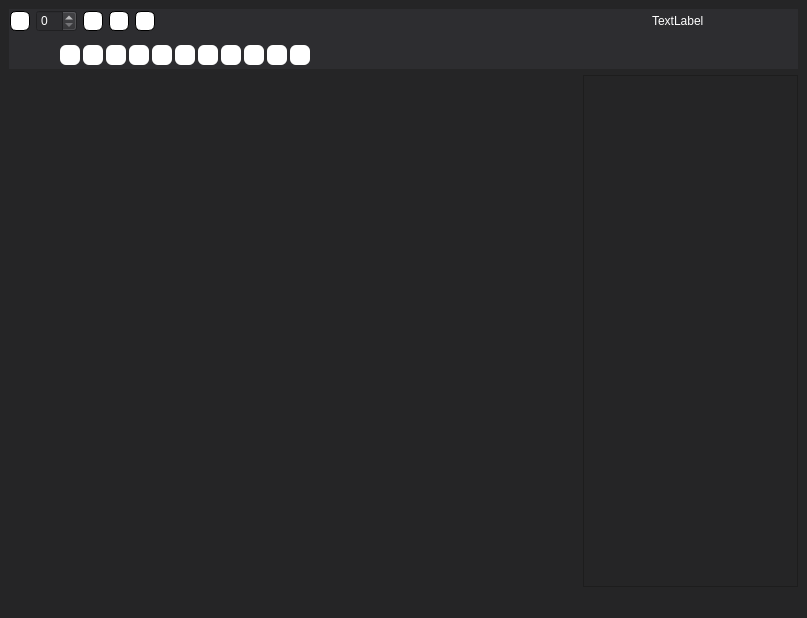
<?xml version="1.0" encoding="UTF-8"?>
<ui version="4.0">
 <class>MainWindow</class>
 <widget class="QMainWindow" name="MainWindow">
  <property name="geometry">
   <rect>
    <x>0</x>
    <y>0</y>
    <width>807</width>
    <height>618</height>
   </rect>
  </property>
  <property name="windowTitle">
   <string>MainWindow</string>
  </property>
  <property name="styleSheet">
   <string notr="true">background-color: rgb(37, 37, 38); color: rgb(255, 255, 255);</string>
  </property>
  <widget class="QWidget" name="centralwidget">
   <layout class="QGridLayout" name="gridLayout_2">
    <item row="0" column="0" colspan="2">
     <widget class="QWidget" name="gridWidget" native="true">
      <property name="minimumSize">
       <size>
        <width>0</width>
        <height>60</height>
       </size>
      </property>
      <property name="maximumSize">
       <size>
        <width>16777215</width>
        <height>60</height>
       </size>
      </property>
      <property name="layoutDirection">
       <enum>Qt::LeftToRight</enum>
      </property>
      <property name="styleSheet">
       <string notr="true">background-color: rgb(45, 45, 48);</string>
      </property>
      <layout class="QGridLayout" name="gridLayout">
       <property name="leftMargin">
        <number>1</number>
       </property>
       <property name="topMargin">
        <number>1</number>
       </property>
       <property name="rightMargin">
        <number>1</number>
       </property>
       <property name="bottomMargin">
        <number>1</number>
       </property>
       <property name="spacing">
        <number>6</number>
       </property>
       <item row="0" column="5">
        <widget class="QLabel" name="lab_pwd">
         <property name="styleSheet">
          <string notr="true">color:rgb(255, 255, 255)</string>
         </property>
         <property name="text">
          <string>TextLabel</string>
         </property>
        </widget>
       </item>
       <item row="0" column="4">
        <widget class="QPushButton" name="btn_dirpath">
         <property name="minimumSize">
          <size>
           <width>50</width>
           <height>10</height>
          </size>
         </property>
         <property name="maximumSize">
          <size>
           <width>50</width>
           <height>25</height>
          </size>
         </property>
         <property name="styleSheet">
          <string notr="true">background-color:rgb(45, 45, 48); border-radius: 6</string>
         </property>
         <property name="text">
          <string/>
         </property>
         <property name="icon">
          <iconset>
           <normaloff>icon/open.png</normaloff>icon/open.png</iconset>
         </property>
        </widget>
       </item>
       <item row="0" column="0" colspan="4">
        <layout class="QHBoxLayout" name="horizontalLayout">
         <item>
          <widget class="QPushButton" name="btn_paintbrush">
           <property name="minimumSize">
            <size>
             <width>20</width>
             <height>20</height>
            </size>
           </property>
           <property name="maximumSize">
            <size>
             <width>20</width>
             <height>20</height>
            </size>
           </property>
           <property name="styleSheet">
            <string notr="true">background-color:rgb(255, 255, 255) ; color:rgb(0, 0, 0);border-radius: 6 ; border : 1px solid black</string>
           </property>
           <property name="text">
            <string/>
           </property>
           <property name="icon">
            <iconset>
             <normaloff>icon/iconmonstr-paintbrush-1-240.png</normaloff>
             <normalon>icon/iconmonstr-paintbrush-1-240 - ON.png</normalon>icon/iconmonstr-paintbrush-1-240.png</iconset>
           </property>
           <property name="iconSize">
            <size>
             <width>16</width>
             <height>16</height>
            </size>
           </property>
           <property name="checkable">
            <bool>true</bool>
           </property>
          </widget>
         </item>
         <item>
          <widget class="QSpinBox" name="spbox_paintbrus_size"/>
         </item>
         <item>
          <widget class="QPushButton" name="btn_floodfill">
           <property name="minimumSize">
            <size>
             <width>20</width>
             <height>20</height>
            </size>
           </property>
           <property name="maximumSize">
            <size>
             <width>20</width>
             <height>20</height>
            </size>
           </property>
           <property name="styleSheet">
            <string notr="true">background-color:rgb(255, 255, 255) ; color:rgb(0, 0, 0);border-radius: 6 ; border : 1px solid black</string>
           </property>
           <property name="text">
            <string/>
           </property>
           <property name="icon">
            <iconset>
             <normaloff>icon/iconmonstr-paint-bucket-10-240.png</normaloff>
             <normalon>icon/iconmonstr-paint-bucket-10-240 - ON.png</normalon>icon/iconmonstr-paint-bucket-10-240.png</iconset>
           </property>
           <property name="checkable">
            <bool>true</bool>
           </property>
          </widget>
         </item>
         <item>
          <widget class="QPushButton" name="btn_undo">
           <property name="minimumSize">
            <size>
             <width>20</width>
             <height>20</height>
            </size>
           </property>
           <property name="maximumSize">
            <size>
             <width>20</width>
             <height>20</height>
            </size>
           </property>
           <property name="styleSheet">
            <string notr="true">background-color:rgb(255, 255, 255) ; color:rgb(0, 0, 0);border-radius: 6 ; border : 1px solid black</string>
           </property>
           <property name="text">
            <string/>
           </property>
           <property name="icon">
            <iconset>
             <normaloff>icon/iconmonstr-undo-2-240.png</normaloff>
             <normalon>icon/iconmonstr-undo-2-240 - ON.png</normalon>icon/iconmonstr-undo-2-240.png</iconset>
           </property>
           <property name="checkable">
            <bool>false</bool>
           </property>
          </widget>
         </item>
         <item>
          <widget class="QPushButton" name="btn_save">
           <property name="minimumSize">
            <size>
             <width>20</width>
             <height>20</height>
            </size>
           </property>
           <property name="maximumSize">
            <size>
             <width>20</width>
             <height>20</height>
            </size>
           </property>
           <property name="styleSheet">
            <string notr="true">background-color:rgb(255, 255, 255) ; color:rgb(0, 0, 0);border-radius: 6 ; border : 1px solid black</string>
           </property>
           <property name="text">
            <string/>
           </property>
           <property name="icon">
            <iconset>
             <normaloff>icon/iconmonstr-save-1-240.png</normaloff>icon/iconmonstr-save-1-240.png</iconset>
           </property>
           <property name="checkable">
            <bool>false</bool>
           </property>
          </widget>
         </item>
         <item>
          <spacer name="horizontalSpacer">
           <property name="orientation">
            <enum>Qt::Horizontal</enum>
           </property>
           <property name="sizeHint" stdset="0">
            <size>
             <width>40</width>
             <height>20</height>
            </size>
           </property>
          </spacer>
         </item>
        </layout>
       </item>
       <item row="1" column="0" colspan="6">
        <widget class="QGroupBox" name="horizontalGroupBox_2">
         <property name="font">
          <font>
           <kerning>true</kerning>
          </font>
         </property>
         <property name="styleSheet">
          <string notr="true">border-width: 0px; border-style: solid</string>
         </property>
         <layout class="QHBoxLayout" name="horizontalLayout_2">
          <property name="spacing">
           <number>3</number>
          </property>
          <property name="leftMargin">
           <number>1</number>
          </property>
          <property name="topMargin">
           <number>1</number>
          </property>
          <property name="rightMargin">
           <number>1</number>
          </property>
          <property name="bottomMargin">
           <number>1</number>
          </property>
          <item>
           <widget class="QLabel" name="lab_color_print">
            <property name="minimumSize">
             <size>
              <width>20</width>
              <height>20</height>
             </size>
            </property>
            <property name="maximumSize">
             <size>
              <width>20</width>
              <height>20</height>
             </size>
            </property>
            <property name="text">
             <string/>
            </property>
           </widget>
          </item>
          <item>
           <widget class="QLabel" name="lab_color_print_2">
            <property name="minimumSize">
             <size>
              <width>20</width>
              <height>20</height>
             </size>
            </property>
            <property name="maximumSize">
             <size>
              <width>20</width>
              <height>20</height>
             </size>
            </property>
            <property name="text">
             <string/>
            </property>
           </widget>
          </item>
          <item>
           <widget class="QPushButton" name="btn_color_1">
            <property name="minimumSize">
             <size>
              <width>20</width>
              <height>20</height>
             </size>
            </property>
            <property name="maximumSize">
             <size>
              <width>20</width>
              <height>20</height>
             </size>
            </property>
            <property name="styleSheet">
             <string notr="true">background-color:rgb(255, 255, 255) ; color:rgb(0, 0, 0); border-radius: 6 ; border : 0px solid black</string>
            </property>
            <property name="text">
             <string/>
            </property>
           </widget>
          </item>
          <item>
           <widget class="QPushButton" name="btn_color_2">
            <property name="minimumSize">
             <size>
              <width>20</width>
              <height>20</height>
             </size>
            </property>
            <property name="maximumSize">
             <size>
              <width>20</width>
              <height>20</height>
             </size>
            </property>
            <property name="styleSheet">
             <string notr="true">background-color:rgb(255, 255, 255) ; color:rgb(0, 0, 0); border-radius: 6 ; border : 0px solid black</string>
            </property>
            <property name="text">
             <string/>
            </property>
           </widget>
          </item>
          <item>
           <widget class="QPushButton" name="btn_color_3">
            <property name="minimumSize">
             <size>
              <width>20</width>
              <height>20</height>
             </size>
            </property>
            <property name="maximumSize">
             <size>
              <width>20</width>
              <height>20</height>
             </size>
            </property>
            <property name="styleSheet">
             <string notr="true">background-color:rgb(255, 255, 255) ; color:rgb(0, 0, 0); border-radius: 6 ; border : 0px solid black</string>
            </property>
            <property name="text">
             <string/>
            </property>
           </widget>
          </item>
          <item>
           <widget class="QPushButton" name="btn_color_4">
            <property name="minimumSize">
             <size>
              <width>20</width>
              <height>20</height>
             </size>
            </property>
            <property name="maximumSize">
             <size>
              <width>20</width>
              <height>20</height>
             </size>
            </property>
            <property name="styleSheet">
             <string notr="true">background-color:rgb(255, 255, 255) ; color:rgb(0, 0, 0); border-radius: 6 ; border : 0px solid black</string>
            </property>
            <property name="text">
             <string/>
            </property>
           </widget>
          </item>
          <item>
           <widget class="QPushButton" name="btn_color_5">
            <property name="minimumSize">
             <size>
              <width>20</width>
              <height>20</height>
             </size>
            </property>
            <property name="maximumSize">
             <size>
              <width>20</width>
              <height>20</height>
             </size>
            </property>
            <property name="styleSheet">
             <string notr="true">background-color:rgb(255, 255, 255) ; color:rgb(0, 0, 0); border-radius: 6 ; border : 0px solid black</string>
            </property>
            <property name="text">
             <string/>
            </property>
           </widget>
          </item>
          <item>
           <widget class="QPushButton" name="btn_color_6">
            <property name="minimumSize">
             <size>
              <width>20</width>
              <height>20</height>
             </size>
            </property>
            <property name="maximumSize">
             <size>
              <width>20</width>
              <height>20</height>
             </size>
            </property>
            <property name="styleSheet">
             <string notr="true">background-color:rgb(255, 255, 255) ; color:rgb(0, 0, 0); border-radius: 6 ; border : 0px solid black</string>
            </property>
            <property name="text">
             <string/>
            </property>
           </widget>
          </item>
          <item>
           <widget class="QPushButton" name="btn_color_7">
            <property name="minimumSize">
             <size>
              <width>20</width>
              <height>20</height>
             </size>
            </property>
            <property name="maximumSize">
             <size>
              <width>20</width>
              <height>20</height>
             </size>
            </property>
            <property name="styleSheet">
             <string notr="true">background-color:rgb(255, 255, 255) ; color:rgb(0, 0, 0); border-radius: 6 ; border : 0px solid black</string>
            </property>
            <property name="text">
             <string/>
            </property>
           </widget>
          </item>
          <item>
           <widget class="QPushButton" name="btn_color_8">
            <property name="minimumSize">
             <size>
              <width>20</width>
              <height>20</height>
             </size>
            </property>
            <property name="maximumSize">
             <size>
              <width>20</width>
              <height>20</height>
             </size>
            </property>
            <property name="styleSheet">
             <string notr="true">background-color:rgb(255, 255, 255) ; color:rgb(0, 0, 0); border-radius: 6 ; border : 0px solid black</string>
            </property>
            <property name="text">
             <string/>
            </property>
           </widget>
          </item>
          <item>
           <widget class="QPushButton" name="btn_color_9">
            <property name="minimumSize">
             <size>
              <width>20</width>
              <height>20</height>
             </size>
            </property>
            <property name="maximumSize">
             <size>
              <width>20</width>
              <height>20</height>
             </size>
            </property>
            <property name="styleSheet">
             <string notr="true">background-color:rgb(255, 255, 255) ; color:rgb(0, 0, 0); border-radius: 6 ; border : 0px solid black</string>
            </property>
            <property name="text">
             <string/>
            </property>
           </widget>
          </item>
          <item>
           <widget class="QPushButton" name="btn_color_10">
            <property name="minimumSize">
             <size>
              <width>20</width>
              <height>20</height>
             </size>
            </property>
            <property name="maximumSize">
             <size>
              <width>20</width>
              <height>20</height>
             </size>
            </property>
            <property name="styleSheet">
             <string notr="true">background-color:rgb(255, 255, 255) ; color:rgb(0, 0, 0); border-radius: 6 ; border : 0px solid black</string>
            </property>
            <property name="text">
             <string/>
            </property>
           </widget>
          </item>
          <item>
           <widget class="QPushButton" name="btn_color_palette">
            <property name="minimumSize">
             <size>
              <width>20</width>
              <height>20</height>
             </size>
            </property>
            <property name="maximumSize">
             <size>
              <width>20</width>
              <height>20</height>
             </size>
            </property>
            <property name="styleSheet">
             <string notr="true">background-color:rgb(255, 255, 255) ; color:rgb(0, 0, 0);border-radius: 6 ; border : 0px solid black</string>
            </property>
            <property name="text">
             <string/>
            </property>
            <property name="icon">
             <iconset>
              <normaloff>icon/iconmonstr-paintbrush-7-240.png</normaloff>
              <normalon>icon/iconmonstr-paintbrush-7-240 - ON.png</normalon>icon/iconmonstr-paintbrush-7-240.png</iconset>
            </property>
            <property name="iconSize">
             <size>
              <width>16</width>
              <height>16</height>
             </size>
            </property>
            <property name="checkable">
             <bool>false</bool>
            </property>
           </widget>
          </item>
          <item>
           <spacer name="horizontalSpacer_2">
            <property name="orientation">
             <enum>Qt::Horizontal</enum>
            </property>
            <property name="sizeHint" stdset="0">
             <size>
              <width>40</width>
              <height>20</height>
             </size>
            </property>
           </spacer>
          </item>
         </layout>
        </widget>
       </item>
      </layout>
     </widget>
    </item>
    <item row="2" column="1">
     <widget class="QTableWidget" name="tableWidget">
      <property name="maximumSize">
       <size>
        <width>215</width>
        <height>16777215</height>
       </size>
      </property>
      <property name="styleSheet">
       <string notr="true"/>
      </property>
     </widget>
    </item>
    <item row="2" column="0">
     <widget class="myWindow" name="widget" native="true"/>
    </item>
   </layout>
  </widget>
  <widget class="QMenuBar" name="menubar">
   <property name="geometry">
    <rect>
     <x>0</x>
     <y>0</y>
     <width>807</width>
     <height>21</height>
    </rect>
   </property>
  </widget>
  <widget class="QStatusBar" name="statusbar"/>
  <action name="action12">
   <property name="text">
    <string>12</string>
   </property>
  </action>
  <action name="action15">
   <property name="text">
    <string>15</string>
   </property>
   <property name="shortcut">
    <string>1</string>
   </property>
  </action>
 </widget>
 <customwidgets>
  <customwidget>
   <class>myWindow</class>
   <extends>QWidget</extends>
   <header>test3.h</header>
   <container>1</container>
  </customwidget>
 </customwidgets>
 <resources/>
 <connections/>
 <slots>
  <slot>btn_test_clicked()</slot>
 </slots>
</ui>
